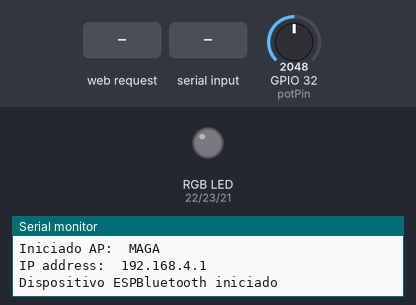
Simulated run of this sketch. Board: ESP32. On the bench: an RGB LED mixed from three pins (HIGH = lit), the last lines printed to the serial monitor. Inputs (shaded band) come from the test bench; at power-on: GPIO 32 (potPin) = 2048. Dim RGB values are drawn brighter than linear; WiFi joins after 1.5 s; servers stay silent unless stated; a WiFi scan finds three made-up networks; nothing arrives over Bluetooth unless stated.

Above: at 2.2 s.
2.3 s: HTTP request GET /21/on received
At 4.7 s:
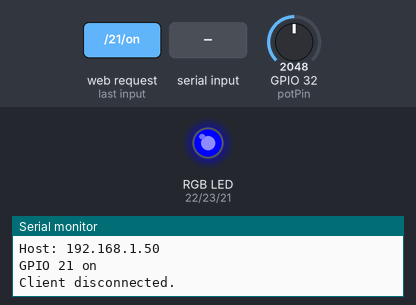
5.3 s: "30,150,10\n" received over Serial
At 6.2 s:
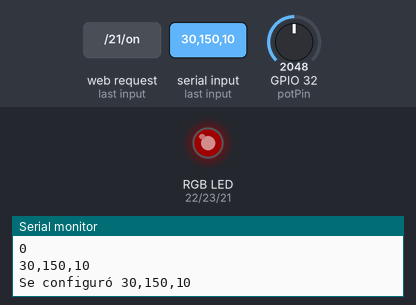
6.9 s: "90,45,200\n" received over the second serial link
At 8.2 s:
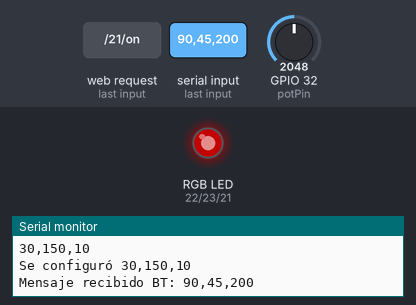
8.5 s: HTTP request GET /azul/mas received
At 11.3 s:
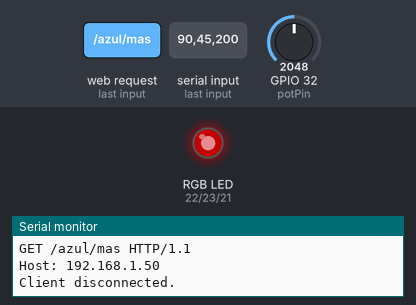
11.5 s: "200\n" received over Serial
At 12.1 s:
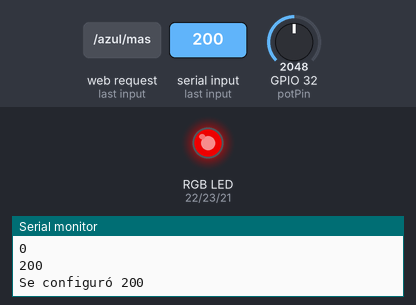
13.1 s: HTTP request GET /22/on received
At 15.5 s:
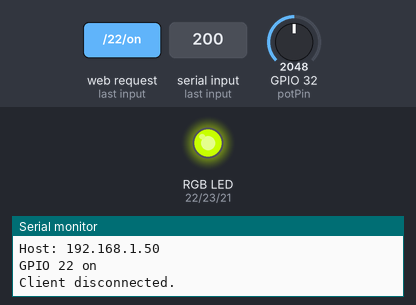
Timing chart, 0 to 17.0 s (numbered marks = the images above; inputs shaded):
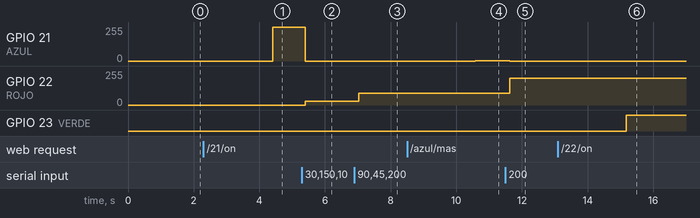

Measured:
- after the input at 2.3 s, GPIO 21 (AZUL): 0/255 → 255/255 after 2.1 s
- after the input at 5.3 s, GPIO 21 (AZUL): 255/255 → 0/255 after 0.10 s; GPIO 22 (ROJO): 0/255 → 30/255 after 0.10 s
- after the input at 6.9 s, GPIO 22 (ROJO): 30/255 → 90/255 after 0.12 s
- after the input at 8.5 s, GPIO 21 (AZUL): 0/255 → 1/255 after 2.1 s
- after the input at 11.5 s, GPIO 21 (AZUL): 1/255 → 0/255 after 0.13 s; GPIO 22 (ROJO): 90/255 → 199/255 after 0.13 s
- after the input at 13.1 s, GPIO 23 (VERDE): LOW → HIGH after 2.1 s

The sketch:

ServidorWeb.ino
```cpp
#include <WiFi.h> // Incluye la librería ESP32WiFi, utilizar todas las funciones WiFi.
#include "config.h"
#include "ESP32_Utils.hpp"
WiFiServer server(80);

//Bluetooth
#include "BluetoothSerial.h"
BluetoothSerial SerialBT;

// Constantes
#define PWM1_Ch    0
#define PWM1_Res   8
#define PWM1_Freq  1000
#define PWM2_Ch    1
#define PWM2_Res   8
#define PWM2_Freq  1000
#define PWM3_Ch    2
#define PWM3_Res   8
#define PWM3_Freq  1000
int pwm1=0,pwm2=0,pwm3=0;


// Variable to store the HTTP request
String header; // Cabecera tipo String
// Variables auxiliares del estado de las salidas, para el pin
String AZULState = "off";
String ROJOState = "off";
String VERDEState = "off";
// Asignando los pines GPIO, para los tres pines
const int AZUL = 21;
const int ROJO = 22;
const int VERDE = 23;
// Contadores
int contador = 255;
int aux = 0;
int aux2 = 0;
//---------------------------------------------------------------
// Potenciometro en el GPIO 32 (Analog ADC1_CH0)
const int potPin = 32; //ADC0 es el pin 32 -- Canal q vamos a usar
// Variable para asignar la lectura
int potValue = 0;
//---------------------------------------------------------------

void setup() {
  Serial.begin(115200);
  configPWM();              //Configurando PWM
  ConnectWiFi_AP();         //Iniciando como access point
  server.begin();
  SerialBT.begin("NaoMica"); //Bluetooth nombre dispositivo
  Serial.println("Dispositivo ESPBluetooth iniciado");
  delay(1000);
}

void loop(){
  //Configuracion canal pwm
  ledcWrite(PWM1_Ch, pwm1);
  ledcWrite(PWM2_Ch, pwm2);
  ledcWrite(PWM3_Ch, pwm3);

  //---------------------------------------------------------------------------
  //Puerto serial
  if (Serial.available()){
    String mensaje = Serial.readStringUntil('\n');
    //SerialBT.write(Serial.read());
    Serial.println(aux);
    Serial.println(mensaje);
    if(mensaje=="rgb" && aux==0){
      aux = 1;
      Serial.println("Ingrese los valores rgb (ej: 97 97 97)");
    }else{
      aux=0;
      int r = split(mensaje,' ',0).toInt();
      int g = split(mensaje,' ',1).toInt();
      int b = split(mensaje,' ',2).toInt();
      cambiarColor(r,g,b);
      Serial.println("Se configuró "+mensaje);
    }
  }
  //---------------------------------------------------------------------------
  //Bluetooth
  if (SerialBT.available()){
    String command = SerialBT.readStringUntil('\n'); // Obteniendo string del Bluetooth
    Serial.println("Mensaje recibido BT: " + command);
    SerialBT.println("Comando rgb");
    // LED 1
    if (command.indexOf("rgb")>=0 && aux2 == 0){
      SerialBT.println("Ingrese los valores rgb (ej: 97 97 97)");
      aux2 = 1;
    } else {
      aux2 = 0;
      int r = split(command,' ',0).toInt();
      int g = split(command,' ',1).toInt();
      int b = split(command,' ',2).toInt();
      cambiarColor(r,g,b);
      SerialBT.println("Se configuró "+command);
    }
  }
  delay(20);

  //---------------------------------------------------------------------------
  //Página web
  WiFiClient client = server.available();   // Escuchar a las clientes entrantes
  if (client) {                             // Si una nueva cliente se conecta,
    Serial.println("Nuevo Cliente.");       // imprime un mensaje en el puerto serieport
    String currentLine = "";                // crea una cadena para contener los datos entrantes del cliente
    while (client.connected()) {            // Loop mientras la cliente está conectado
      if (client.available()) {             // si hay bytes para leer del cliente,
        char c = client.read();             // lee un byte, luego
        Serial.write(c);                    // imprimirlo en el monitor serial
        header += c;
        if (c == '\n') {                    // si el byte es un carácter de nueva línea
          if (currentLine.length() == 0) {
            client.println("HTTP/1.1 200 OK");
            client.println("Content-type:text/html");
            client.println("Connection: close");
            client.println();
            // Cambiando estado de los GPIO
            if (header.indexOf("GET /21/on") >= 0) {
              Serial.println("GPIO 21 on");
              AZULState = "on";
              cambiarColor(pwm3,pwm2,255);
            } else if (header.indexOf("GET /21/off") >= 0) {
              Serial.println("GPIO 21 off");
              AZULState = "off";
              cambiarColor(pwm3,pwm2,0);
            } else if (header.indexOf("GET /22/on") >= 0) {
              Serial.println("GPIO 22 on");
              VERDEState = "on";
              cambiarColor(pwm3,255,pwm1);
            } else if (header.indexOf("GET /22/off") >= 0) {
              Serial.println("GPIO 22 off");
              VERDEState = "off";
              cambiarColor(pwm3,0,pwm1);
            }  else if (header.indexOf("GET /23/on") >= 0) {
              Serial.println("GPIO 23 on");
              ROJOState = "on";
              cambiarColor(255,pwm2,pwm1);
            } else if (header.indexOf("GET /23/off") >= 0) {
              Serial.println("GPIO 23 off");
              ROJOState = "off";
              cambiarColor(0,pwm2,pwm1);
            } else if(header.indexOf("GET /contador/mas") >= 0){
              if(contador<255){
                contador = contador+1;
              }
            } else if (header.indexOf("GET /contador/menos") >= 0){
              if(contador>0){
                contador = contador-1;
              }
            } else if(header.indexOf("GET /azul/mas") >= 0){
              if(pwm1<255){
                pwm1++;
                cambiarColor(pwm3,pwm2,pwm1);
              }
            } else if (header.indexOf("GET /azul/menos") >= 0){
              if(pwm1>0){
                pwm1--;
                cambiarColor(pwm3,pwm2,pwm1);
              }
            } else if(header.indexOf("GET /verde/mas") >= 0){
              if(pwm2<255){
                pwm2++;
                cambiarColor(pwm3,pwm2,pwm1);
              }
            } else if (header.indexOf("GET /verde/menos") >= 0){
              if(pwm2>0){
                pwm2--;
                cambiarColor(pwm3,pwm2,pwm1);
              }
            } else if(header.indexOf("GET /rojo/mas") >= 0){
              if(pwm3<255){
                pwm3++;
                cambiarColor(pwm3,pwm2,pwm1);
              }
            } else if (header.indexOf("GET /rojo/menos") >= 0){
              if(pwm3>0){
                pwm3--;
                cambiarColor(pwm3,pwm2,pwm1);
              }
            }

            //Escaneando redes
            int n=WiFi.scanNetworks();
            int valorPotencia = 0;
            for(int i=0; i<n;i++){
              if(WiFi.SSID(i)=="MAGA"){
                Serial.println(WiFi.RSSI(i));
                valorPotencia = i;
                break;
              }
            }

            // Página web
            client.println("<!DOCTYPE html><html><head><meta charset=\"UTF-8\"><meta name=\"viewport\" content=\"width=device-width, initial-scale=1\"><link rel=\"icon\" href=\"data:,\"><style>button{background-color: rgb(142, 0, 185);border-radius: 8px;border: 1px #979797;color: #fff;}</style></head>");
            client.println("<body style='margin: 3% 10%; font-family: sans-serif; background-color: #ff6c9d41;'><div><h1 style='color: #CC00CC'>Lab 4: ESP32 como Servidor WEB en modo Access Point</h1></div>");
            client.print("<p><ul><li>Direccion IP: ");
            client.print(WiFi.softAPIP());
            client.print("</li><br><li>Potencia de la señal: ");
            client.print(WiFi.RSSI(valorPotencia));
            client.println("</li><br><li>Integrantes:<ul><li>Micaela Abigail Gordillo Alcocer</li><li>Elizabeth Naomi Tacachira Beltran</li></ul></li></ul></p>");
            client.println("<div style='grid-column-start: 1; grid-column-end: 4;'><center><p>Contador: </p>");
            client.println("<a href=\"/contador/menos\"><button class=\"button\">-</button></a>"+String(contador));
            client.println("<a href=\"/contador/mas\"><button class=\"button\">+</button></a>");
            client.println("</center></div><div style='display: grid; grid-template-columns: repeat(3, 1fr); margin: 3% 30%; text-align: center;'>");
            client.println("<div style='grid-column-start: 1; grid-column-end: 4;'><h2>LED | Controladores</h2></div>");
            client.println("<div><p>🔵AZUL - State " + AZULState + "</p></div>");
            client.println("<div><p>🟢VERDE - State " + VERDEState + "</p></div>");
            client.println("<div><p>🔴ROJO - State " + ROJOState + "</p></div>");
            client.println("<div style='display: grid; grid-template-columns: repeat(2, 1fr);'>");
            if (AZULState == "off") {
              client.println("<p><a href=\"/21/on\"><button class=\"button\">ON</button></a></p>");
            } else {
              client.println("<p><a href=\"/21/off\"><button class=\"button button2\">OFF</button></a></p>");
            }
            client.println("</div><div style='display: grid; grid-template-columns: repeat(2, 1fr);'>");
            if (VERDEState=="off") {
              client.println("<p><a href=\"/22/on\"><button class=\"button\">ON</button></a></p>");
            } else {
              client.println("<p><a href=\"/22/off\"><button class=\"button button2\">OFF</button></a></p>");
            }
            client.println("</div><div style='display: grid; grid-template-columns: repeat(2, 1fr);'>");
            if (ROJOState=="off") {
              client.println("<p><a href=\"/23/on\"><button class=\"button\">ON</button></a></p>");
            } else {
              client.println("<p><a href=\"/23/off\"><button class=\"button button2\">OFF</button></a></p>");
            }
            client.println("</div><div style='grid-column-start: 1; grid-column-end: 4;'><p>Valores:</p></div><div>");
            client.println("<a href=\"/azul/menos\"><button class=\"button\">-</button></a>"+String(pwm1));
            client.println("<a href=\"/azul/mas\"><button class=\"button\">+</button></a>");
            client.println("</div><div>");
            client.println("<a href=\"/verde/menos\"><button class=\"button\">-</button></a>"+String(pwm2));
            client.println("<a href=\"/verde/mas\"><button class=\"button\">+</button></a>");
            client.println("</div><div>");
            client.println("<a href=\"/rojo/menos\"><button class=\"button\">-</button></a>"+String(pwm3));
            client.println("<a href=\"/rojo/mas\"><button class=\"button\">+</button></a>");
            client.print("</div></div><hr><center><div><h2><strong>ADC</strong></h2>Valor: ");
            client.print(potValue);
            client.println("</div></center></body></html>");
            // La respuesta HTTP termina con otra línea en blanco
            client.println();
            // Salir del bucle while
            break;
          } else { // si obtuvo una nueva línea, borre la línea actual
            currentLine = "";
             }
        } else if (c != '\r') {  // si obtuvo algo más que un carácter de retorno de carro,
          currentLine += c;      // agregarlo al final de la línea actual
        }
      }
    }
    // Clear the header variable
    header = "";
    // Close the connection
    client.stop();
    Serial.println("Client disconnected.");
    Serial.println("");
  }

    //---------------------------------------------------------------------------------------------
    // ADC
    // Leyendo valores del ADC
    potValue = analogRead(potPin);
    delay(50); // Darle tiempo para ejecutar la seria
}


//-----------------------------------------------------------------------------------------------
// Funciones
void configPWM(){
  ledcAttachPin(AZUL, PWM1_Ch);
  ledcSetup(PWM1_Ch, PWM1_Freq, PWM1_Res);

  ledcAttachPin(VERDE, PWM2_Ch);
  ledcSetup(PWM2_Ch, PWM2_Freq, PWM2_Res);

  ledcAttachPin(ROJO, PWM3_Ch);
  ledcSetup(PWM3_Ch, PWM3_Freq, PWM3_Res);
}

String split(String data, char separator, int index){
  int found = 0;
  int strIndex[] = {0, -1};
  int maxIndex = data.length()-1;
  for(int i=0; i<=maxIndex && found<=index; i++){
    if(data.charAt(i)==separator || i==maxIndex){
        found++;
        strIndex[0] = strIndex[1]+1;
        strIndex[1] = (i == maxIndex) ? i+1 : i;
    }
  }
  return found>index ? data.substring(strIndex[0], strIndex[1]) : "";
}

void cambiarColor(int r, int g, int b){
  if(r>=0&&r<=255 && r>=0&&r<=255 && r>=0&&r<=255){
    if(r>0){
      ROJOState = "on";
    }else{
      ROJOState = "off";
    }
    if(g>0){
      VERDEState = "on";
    }else{
      VERDEState = "off";
    }
    if(b>0){
      AZULState = "on";
    }else{
      AZULState = "off";
    }
    pwm1=b;
    pwm2=g;
    pwm3=r;
  }else{
    Serial.println("Intente nuevamente");
  }
}
```

ESP32_Utils.hpp
```cpp
void ConnectWiFi_STA(bool useStaticIP = false)
{
   Serial.println("");
   WiFi.mode(WIFI_STA);
   WiFi.begin(ssid, password);
  // if(useStaticIP) WiFi.config(ip, gateway, subnet);
   while (WiFi.status() != WL_CONNECTED)
   {
     delay(100);
     Serial.print('.');
   }

   Serial.println("");
   Serial.print("Iniciado STA:\t");
   Serial.println(ssid);
   Serial.print("IP address:\t");
   Serial.println(WiFi.localIP());
}

void ConnectWiFi_AP(bool useStaticIP = false)
{
   Serial.println("");
   WiFi.mode(WIFI_AP);
   while(!WiFi.softAP(ssid, password))
   {
     Serial.println(".");
     delay(100);
   }
   Serial.println("");
   Serial.print("Iniciado AP:\t");
   Serial.println(ssid);
   Serial.print("IP address:\t");
   Serial.println(WiFi.softAPIP());
}
```

config.h
```cpp
const char ssid[] = "MAGA";    //Definimos la SSDI de nuestro servidor WiFi -nombre de red-
const char password[] = "123456789";       //Definimos la contraseña de nuestro servidor
/*
const char* hostname = "ESP8266_1";

IPAddress ip(192, 168, 1, 200);
IPAddress gateway(192, 168, 1, 1);
IPAddress subnet(255, 255, 255, 0);
*/
```
